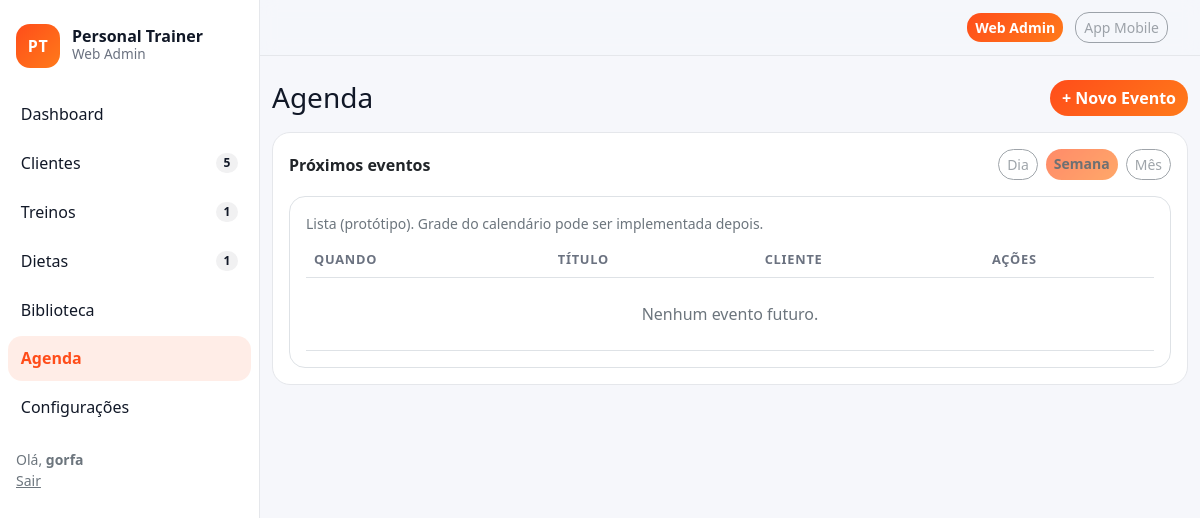
/agenda/ (signed in), run on an earlier commit of the app's database.
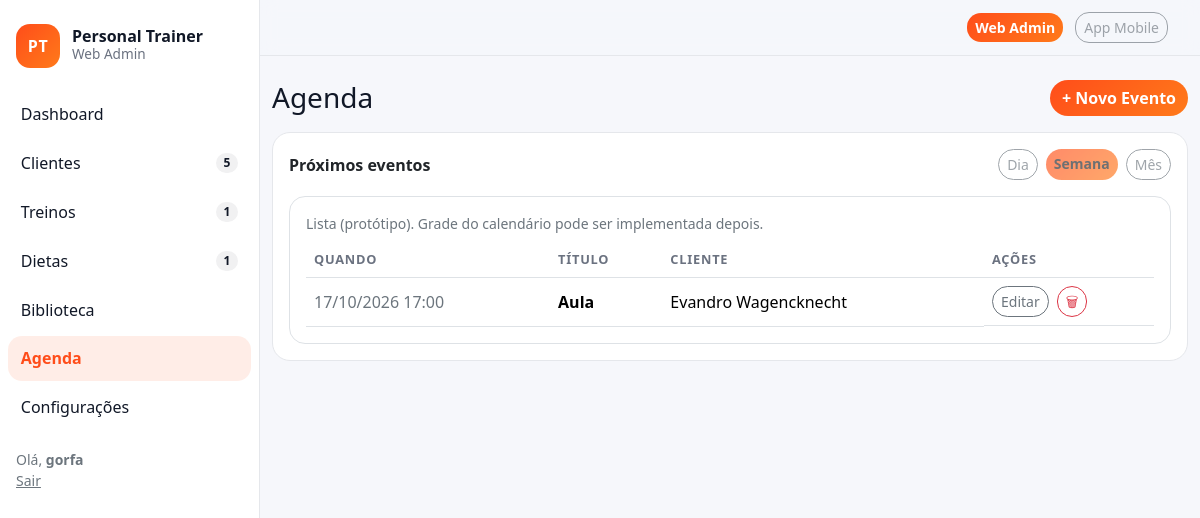
And on a later commit of the database.
### agenda/models.py (models this page shows, shortened)
class Appointment(models.Model):
    client = models.ForeignKey(Client, on_delete=models.SET_NULL, null=True, blank=True)
    title = models.CharField(max_length=160)
    starts_at = models.DateTimeField()
    ends_at = models.DateTimeField()

### crm/models.py (models this page shows, shortened)
class Client(models.Model):
    class Status(models.TextChoices):
        ACTIVE = "active", "Ativo"
        PAUSED = "paused", "Pausado"
        ARCHIVED = "archived", "Arquivado"
    full_name = models.CharField("Nome", max_length=160)
    age = models.PositiveIntegerField("Idade", default=0)
    weight_kg = models.DecimalField("Peso (kg)", max_digits=5, decimal_places=1, default=0)
    height_m = models.DecimalField("Altura (m)", max_digits=4, decimal_places=2, default=0)
    status = models.CharField(max_length=16, choices=Status.choices, default=Status.ACTIVE)
    plan = models.ForeignKey(Plan, on_delete=models.SET_NULL, null=True, blank=True)
    last_activity_at = models.DateField("Última atividade", null=True, blank=True)
    created_at = models.DateTimeField(auto_now_add=True)

### agenda/views.py (the view)
# urls.py: path("", views.CalendarView.as_view(), name="calendar"),
class CalendarView(LoginRequiredMixin, TemplateView):
    template_name = "agenda/calendar.html"
    def get_context_data(self, **kwargs):
        ctx = super().get_context_data(**kwargs)
        now = timezone.now()
        ctx["events"] = Appointment.objects.order_by("starts_at")[:50]
        ctx["upcoming"] = Appointment.objects.filter(starts_at__gte=now).order_by("starts_at")[:20]
        return ctx

### core/context_processors.py (called while the page is built)
def nav_counts(request):
    try:
        return {
            "nav_clients_count": Client.objects.filter(status=Client.Status.ACTIVE).count(),
            "nav_workouts_today": WorkoutPlan.objects.filter(is_active=True).count(),
            "nav_diets_active": DietPlan.objects.filter(is_active=True).count(),
            "nav_alerts_count": Alert.objects.filter(is_open=True).count(),
        }
    except Exception:
        return {"nav_clients_count": 0, "nav_workouts_today": 0, "nav_diets_active": 0, "nav_alerts_count": 0}

### agenda/templates/agenda/calendar.html (shortened to what this page needs)
{% extends "base.html" %}
{% block content %}
<div class="d-flex align-items-center justify-content-between mb-3">
  <h1 class="h3 mb-0">Agenda</h1>
  <a class="btn btn-brand btn-pill" href="{% url 'agenda:appointment_create' %}">+ Novo Evento</a>
</div>
<div class="card">
  <div class="card-body">
    <div class="d-flex align-items-center justify-content-between mb-3">
      <div class="fw-bold">Próximos eventos</div>
      <div class="d-flex gap-2">
        <span class="btn btn-outline-secondary btn-pill btn-sm disabled" aria-disabled="true">Dia</span>
        <span class="btn btn-brand btn-pill btn-sm disabled" aria-disabled="true">Semana</span>
        <span class="btn btn-outline-secondary btn-pill btn-sm disabled" aria-disabled="true">Mês</span>
      </div>
    </div>
    <div class="border rounded-4 p-3 bg-white">
      <div class="text-secondary small mb-2">Lista (protótipo). Grade do calendário pode ser implementada depois.</div>
      <div class="table-responsive">
        <table class="table align-middle mb-0">
          <thead>
            <tr>
              <th>Quando</th>
              <th>Título</th>
              <th>Cliente</th>
              <th style="width:170px;">Ações</th>
            </tr>
          </thead>
          <tbody>
            {% for e in upcoming %}
              <tr>
                <td class="text-secondary">{{ e.starts_at|date:"d/m/Y H:i" }}</td>
                <td class="fw-bold">{{ e.title }}</td>
                <td>{% if e.client %}{{ e.client.full_name }}{% else %}<span class="text-secondary">—</span>{% endif %}</td>
                <td class="d-flex gap-2">
                  <a class="btn btn-sm btn-outline-secondary btn-pill" href="{% url 'agenda:appointment_update' e.pk %}">Editar</a>
                  <form method="post" action="{% url 'agenda:appointment_delete' e.pk %}" onsubmit="return confirm('Remover este evento?');">
                    <button class="btn btn-sm btn-outline-danger btn-pill" type="submit">🗑</button>
                  </form>
                </td>
              </tr>
            {% empty %}
              <tr><td colspan="4" class="text-center text-secondary py-4">Nenhum evento futuro.</td></tr>
            {% endfor %}
          </tbody>
        </table>
      </div>
    </div>
  </div>
</div>
{% endblock %}

What changed in the data, as far as the page shows it:
added Appointment: starts_at "17/10/2026 17:00", title "Aula", client.full_name "Evandro Wagencknecht"
Also different on the page:
text no longer shown: "Nenhum evento futuro."
